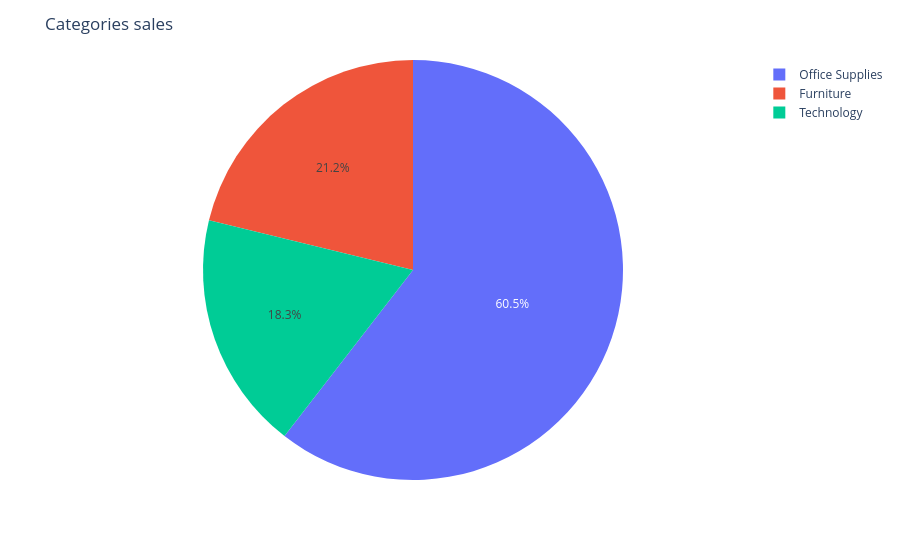

Write notebook code for a chart like this one.
### Code cell
fig1 = px.pie(data_frame=most_sal_cat, names='Category', values='Quantity')
fig1.update_layout(title="Categories sales")
fig1.show()

### Figure 1 — Plotly figure (JSON) as saved in the notebook; plotly's stock layout.template omitted (floating-point values rounded to 4 significant figures)
{"data": [{"domain": {"x": [0, 1], "y": [0, 1]}, "hovertemplate": "Category=%{label}<br>Quantity=%{value}<extra></extra>", "labels": ["Office Supplies", "Furniture", "Technology"], "legendgroup": "", "name": "", "showlegend": true, "type": "pie", "values": [22906, 8028, 6939]}], "layout": {"legend": {"tracegroupgap": 0}, "margin": {"t": 60}, "title": {"text": "Categories sales"}}}
